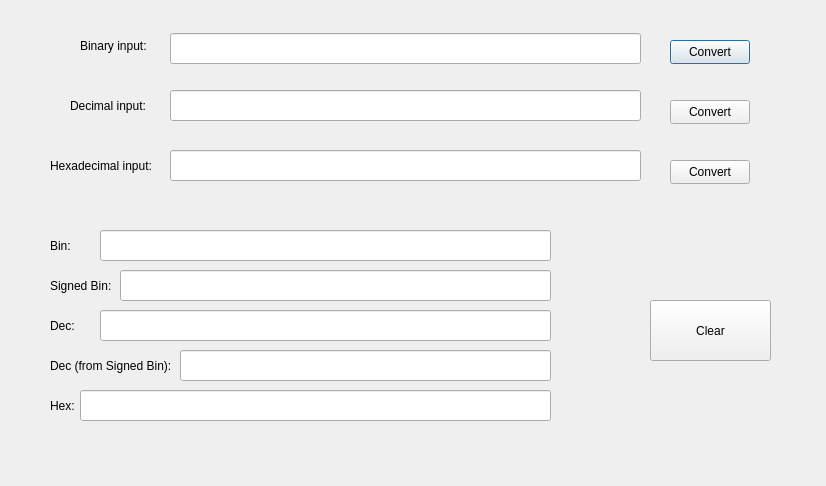
<?xml version="1.0" encoding="UTF-8"?>
<ui version="4.0">
 <class>Conversion</class>
 <widget class="QDialog" name="Conversion">
  <property name="geometry">
   <rect>
    <x>0</x>
    <y>0</y>
    <width>826</width>
    <height>486</height>
   </rect>
  </property>
  <property name="windowTitle">
   <string>Conversion</string>
  </property>
  <widget class="QLabel" name="label">
   <property name="geometry">
    <rect>
     <x>80</x>
     <y>30</y>
     <width>71</width>
     <height>31</height>
    </rect>
   </property>
   <property name="text">
    <string>Binary input: </string>
   </property>
  </widget>
  <widget class="QLineEdit" name="txtBinIN">
   <property name="geometry">
    <rect>
     <x>170</x>
     <y>33</y>
     <width>471</width>
     <height>31</height>
    </rect>
   </property>
   <property name="text">
    <string/>
   </property>
   <property name="maxLength">
    <number>30</number>
   </property>
  </widget>
  <widget class="QLabel" name="label_2">
   <property name="geometry">
    <rect>
     <x>70</x>
     <y>90</y>
     <width>91</width>
     <height>31</height>
    </rect>
   </property>
   <property name="text">
    <string>Decimal input: </string>
   </property>
  </widget>
  <widget class="QLabel" name="label_3">
   <property name="geometry">
    <rect>
     <x>50</x>
     <y>150</y>
     <width>111</width>
     <height>31</height>
    </rect>
   </property>
   <property name="text">
    <string>Hexadecimal input: </string>
   </property>
  </widget>
  <widget class="QLineEdit" name="txtDecIN">
   <property name="geometry">
    <rect>
     <x>170</x>
     <y>90</y>
     <width>471</width>
     <height>31</height>
    </rect>
   </property>
   <property name="text">
    <string/>
   </property>
   <property name="maxLength">
    <number>18</number>
   </property>
  </widget>
  <widget class="QLineEdit" name="txtHexIN">
   <property name="geometry">
    <rect>
     <x>170</x>
     <y>150</y>
     <width>471</width>
     <height>31</height>
    </rect>
   </property>
   <property name="text">
    <string/>
   </property>
   <property name="maxLength">
    <number>15</number>
   </property>
  </widget>
  <widget class="QLabel" name="label_4">
   <property name="geometry">
    <rect>
     <x>50</x>
     <y>230</y>
     <width>41</width>
     <height>31</height>
    </rect>
   </property>
   <property name="text">
    <string>Bin: </string>
   </property>
  </widget>
  <widget class="QLabel" name="label_5">
   <property name="geometry">
    <rect>
     <x>50</x>
     <y>310</y>
     <width>71</width>
     <height>31</height>
    </rect>
   </property>
   <property name="text">
    <string>Dec:</string>
   </property>
  </widget>
  <widget class="QLabel" name="label_6">
   <property name="geometry">
    <rect>
     <x>50</x>
     <y>350</y>
     <width>151</width>
     <height>31</height>
    </rect>
   </property>
   <property name="text">
    <string>Dec (from Signed Bin):</string>
   </property>
  </widget>
  <widget class="QLabel" name="label_7">
   <property name="geometry">
    <rect>
     <x>50</x>
     <y>390</y>
     <width>71</width>
     <height>31</height>
    </rect>
   </property>
   <property name="text">
    <string>Hex:</string>
   </property>
  </widget>
  <widget class="QLineEdit" name="txtBinOUT">
   <property name="geometry">
    <rect>
     <x>100</x>
     <y>230</y>
     <width>451</width>
     <height>31</height>
    </rect>
   </property>
   <property name="text">
    <string/>
   </property>
   <property name="maxLength">
    <number>32</number>
   </property>
   <property name="readOnly">
    <bool>true</bool>
   </property>
  </widget>
  <widget class="QLineEdit" name="txtDecOUT">
   <property name="geometry">
    <rect>
     <x>100</x>
     <y>310</y>
     <width>451</width>
     <height>31</height>
    </rect>
   </property>
   <property name="autoFillBackground">
    <bool>false</bool>
   </property>
   <property name="text">
    <string/>
   </property>
   <property name="maxLength">
    <number>1000000000</number>
   </property>
   <property name="cursorPosition">
    <number>0</number>
   </property>
   <property name="readOnly">
    <bool>true</bool>
   </property>
  </widget>
  <widget class="QLineEdit" name="txtDecSigOUT">
   <property name="geometry">
    <rect>
     <x>180</x>
     <y>350</y>
     <width>371</width>
     <height>31</height>
    </rect>
   </property>
   <property name="text">
    <string/>
   </property>
   <property name="maxLength">
    <number>10000000</number>
   </property>
   <property name="readOnly">
    <bool>true</bool>
   </property>
  </widget>
  <widget class="QLineEdit" name="txtHexOUT">
   <property name="geometry">
    <rect>
     <x>80</x>
     <y>390</y>
     <width>471</width>
     <height>31</height>
    </rect>
   </property>
   <property name="text">
    <string/>
   </property>
   <property name="maxLength">
    <number>1000000000</number>
   </property>
   <property name="readOnly">
    <bool>true</bool>
   </property>
  </widget>
  <widget class="QPushButton" name="BtnConBin">
   <property name="geometry">
    <rect>
     <x>670</x>
     <y>40</y>
     <width>80</width>
     <height>24</height>
    </rect>
   </property>
   <property name="cursor">
    <cursorShape>PointingHandCursor</cursorShape>
   </property>
   <property name="text">
    <string>Convert</string>
   </property>
  </widget>
  <widget class="QPushButton" name="BtnConDec">
   <property name="geometry">
    <rect>
     <x>670</x>
     <y>100</y>
     <width>80</width>
     <height>24</height>
    </rect>
   </property>
   <property name="cursor">
    <cursorShape>PointingHandCursor</cursorShape>
   </property>
   <property name="text">
    <string>Convert</string>
   </property>
  </widget>
  <widget class="QPushButton" name="BtnConHex">
   <property name="geometry">
    <rect>
     <x>670</x>
     <y>160</y>
     <width>80</width>
     <height>24</height>
    </rect>
   </property>
   <property name="cursor">
    <cursorShape>PointingHandCursor</cursorShape>
   </property>
   <property name="text">
    <string>Convert</string>
   </property>
  </widget>
  <widget class="QLabel" name="label_8">
   <property name="geometry">
    <rect>
     <x>50</x>
     <y>270</y>
     <width>71</width>
     <height>31</height>
    </rect>
   </property>
   <property name="text">
    <string>Signed Bin: </string>
   </property>
  </widget>
  <widget class="QLineEdit" name="txtBinSigOUT">
   <property name="geometry">
    <rect>
     <x>120</x>
     <y>270</y>
     <width>431</width>
     <height>31</height>
    </rect>
   </property>
   <property name="text">
    <string/>
   </property>
   <property name="maxLength">
    <number>32</number>
   </property>
   <property name="readOnly">
    <bool>true</bool>
   </property>
  </widget>
  <widget class="QPushButton" name="pushButton">
   <property name="geometry">
    <rect>
     <x>650</x>
     <y>300</y>
     <width>121</width>
     <height>61</height>
    </rect>
   </property>
   <property name="text">
    <string>Clear</string>
   </property>
  </widget>
 </widget>
 <resources/>
 <connections/>
</ui>
